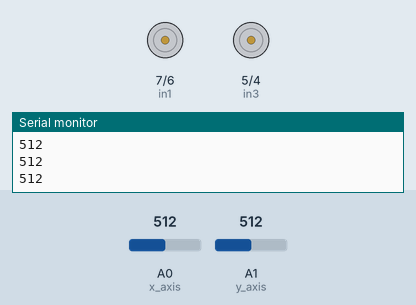
Recording of a sketch running on a simulated Arduino Uno, built with avr-gcc and run on an emulated ATmega328P. Parts: motor-driver pin pairs drawn as motors (green arrow = first pin HIGH = forward, orange = second pin HIGH = backward, longer = more drive, scaled by the enable pin), the last lines printed to the serial monitor. The test bench sets the inputs (shaded band); at power-on: A1 (y_axis) = 512, A0 (x_axis) = 512.

Above: at 1.2 s.
1.3 s: A1 (y_axis) set to 691
2.8 s: A1 (y_axis) set to 717
At 3.3 s:
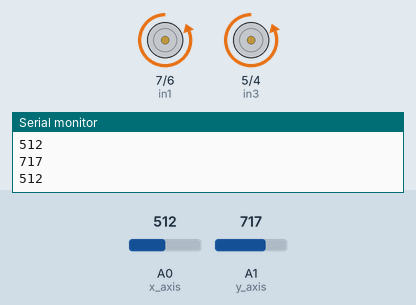
4.3 s: A1 (y_axis) set to 690
At 5.5 s:
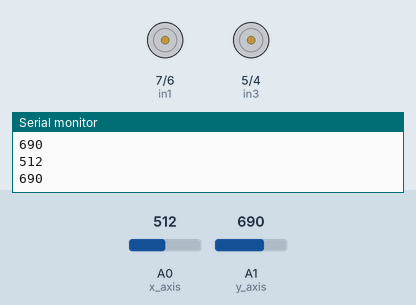
5.8 s: A1 (y_axis) set to 209
7.3 s: A1 (y_axis) set to 187
At 8.1 s:
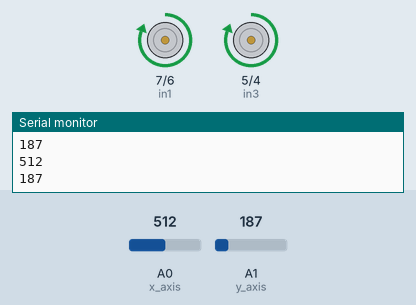
8.8 s: A0 (x_axis) set to 268
10.3 s: A0 (x_axis) set to 248
At 11.4 s:
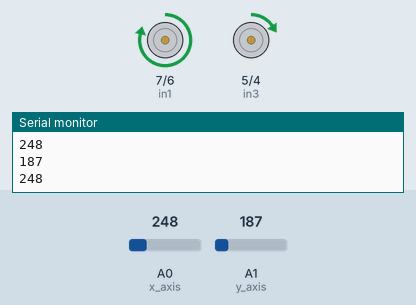
Timing chart, 0 to 12.8 s (numbered marks = the images above; inputs shaded):
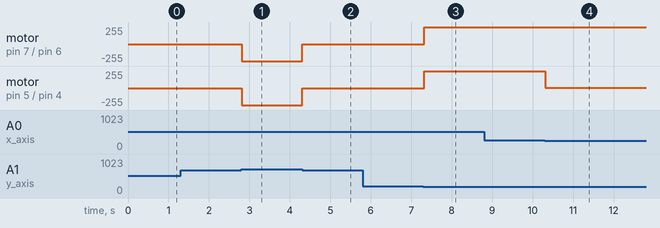

Measured:
- the behaviour switches between 700 and 701 on A1 (y_axis) (found by bisection; images 0 and 1)
- the behaviour switches between 200 and 199 on A1 (y_axis) (found by bisection; images 2 and 3)
- the behaviour switches between 255 and 254 on A0 (x_axis) (found by bisection; images 3 and 4)
- after the input at 2.8 s, motor on pin 7 (in1) / pin 6 (in2), motor on pin 5 (in3) / pin 4 (in4): stopped → backward 255/255 at once
- after the input at 4.3 s, motor on pin 7 (in1) / pin 6 (in2), motor on pin 5 (in3) / pin 4 (in4): backward 255/255 → stopped at once
- after the input at 7.3 s, motor on pin 7 (in1) / pin 6 (in2), motor on pin 5 (in3) / pin 4 (in4): stopped → forward 255/255 at once
- after the input at 10.3 s, motor on pin 7 (in1) / pin 6 (in2): forward 255/255 → forward 248/255 at once; motor on pin 5 (in3) / pin 4 (in4): forward 255/255 → forward 7/255 at once

The sketch:

pilot_study_power_wheelchair.ino
```cpp
const int x_axis = A0;
const int y_axis = A1;
const int in1 = 7;
const int in2 = 6;
const int in3 = 5;
const int in4 = 4;
const int e1 = 3; //ENB left
const int e2 = 9; //ENA right

int x_status;
int y_status;

void setup() {
  pinMode(in1, OUTPUT);
  pinMode(in2, OUTPUT);
  pinMode(in3, OUTPUT);
  pinMode(in4, OUTPUT);
  pinMode(e1, OUTPUT);
  pinMode(e2, OUTPUT);
  Serial.begin(9600);
}

void loop() {

  x_status = analogRead(x_axis);
  y_status = analogRead(y_axis);

  Serial.println(x_status);
  Serial.println(y_status);

// moving forward
  if (y_status < 200){
    digitalWrite(in1 , HIGH);
    digitalWrite(in2 , LOW);
    digitalWrite(in3 , HIGH);
    digitalWrite(in4 , LOW);

    if (x_status < 255){
      analogWrite(e1, x_status);
      analogWrite(e2, 255-x_status);
    }

    else if (x_status > 768){
      analogWrite(e1, x_status-768);
      analogWrite(e2, 1023-x_status);
    }

    else if (x_status > 255 && x_status<768){
      analogWrite(e1, 255);
      analogWrite(e2, 255);
    }

  }

// moving back
  else if (y_status > 700){
    digitalWrite(in1 , LOW);
    digitalWrite(in2 , HIGH);
    digitalWrite(in3 , LOW);
    digitalWrite(in4 , HIGH);
    analogWrite(e1, 255);
    analogWrite(e2, 255);
  }

  else{
    analogWrite(e1, 0);
    analogWrite(e2, 0);
  }


}
```
